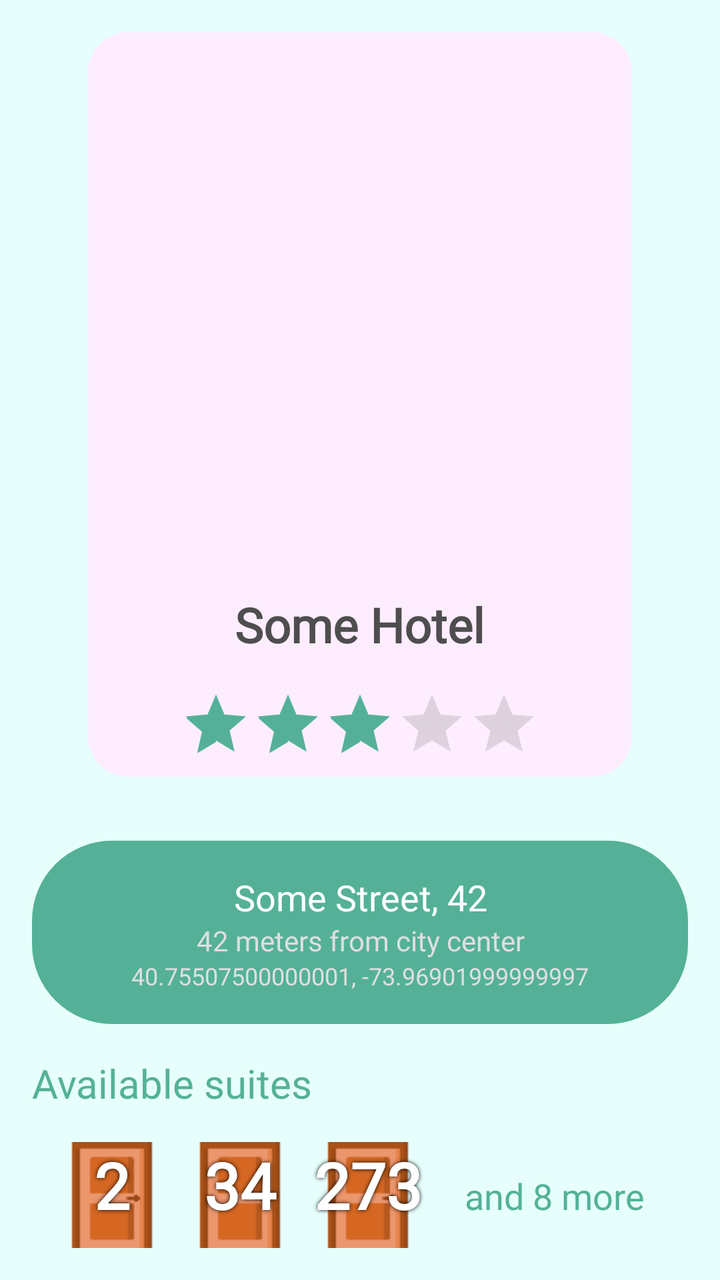
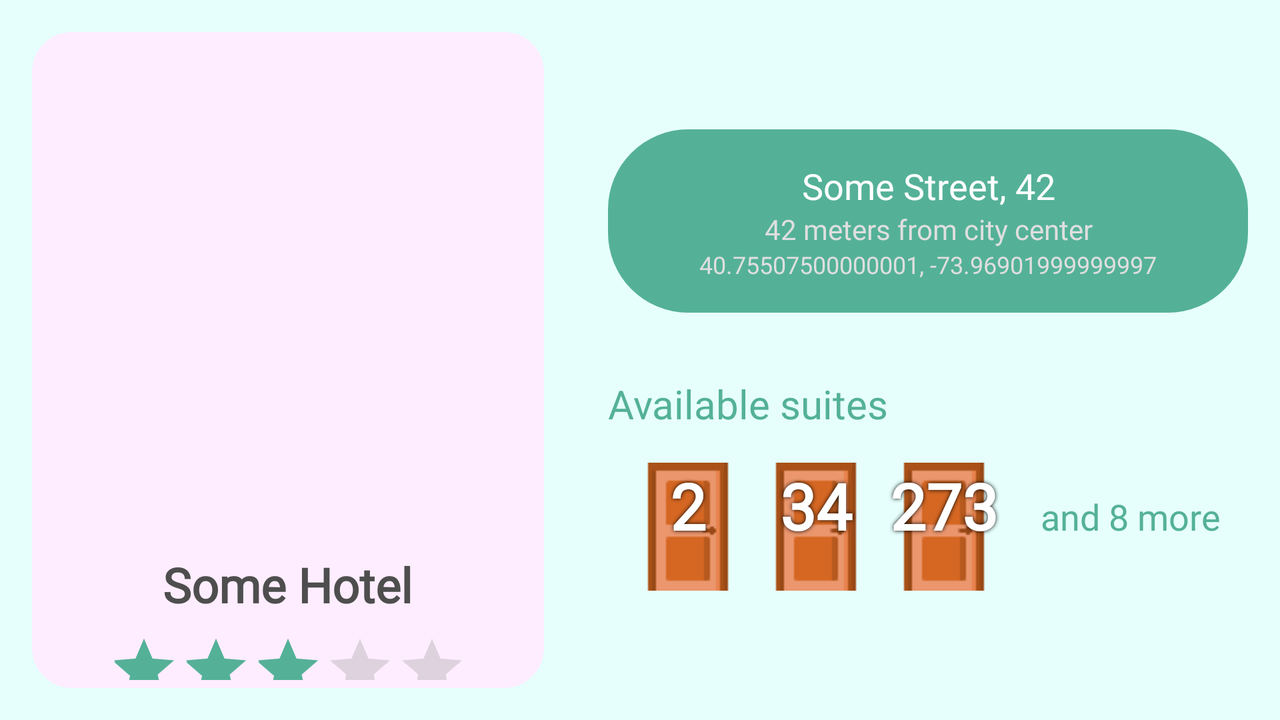

An Android layout and its configuration variant, each rendered on a device that would load it. The default file and the variant file are quoted in full after the pictures.
<!-- AndroidManifest.xml: application theme Theme.Hotels -->
<!-- res/layout/fragment_hotel_details.xml -->
<?xml version="1.0" encoding="utf-8"?>
<LinearLayout xmlns:android="http://schemas.android.com/apk/res/android"
    android:orientation="vertical"
    android:layout_width="match_parent"
    android:layout_height="wrap_content"
    android:background="@color/cyan_background">

    <LinearLayout
        android:orientation="vertical"
        android:layout_gravity="center_horizontal"
        android:background="@drawable/hotel_card"
        android:layout_margin="16dp"
        android:layout_width="wrap_content"
        android:layout_height="wrap_content">

        <ImageView
            android:id="@+id/hotel_image"
            android:layout_width="240dp"
            android:layout_height="240dp"
            android:layout_margin="16dp"
            android:layout_gravity="center_horizontal"
            android:scaleType="centerCrop"
            android:contentDescription="@string/hotel_image_desc" />

        <TextView
            android:id="@+id/hotel_name"
            android:layout_width="wrap_content"
            android:layout_height="wrap_content"
            android:layout_margin="8dp"
            android:layout_gravity="center_horizontal"
            android:textSize="24sp"
            android:textStyle="bold"
            android:textColor="@color/grey_accent"
            android:fontFamily="@font/segoe"
            android:layout_marginBottom="4dp"
            android:text="@string/hotel_name_placeholder"/>

        <RatingBar
            android:id="@+id/hotel_rating"
            android:layout_width="wrap_content"
            android:layout_height="wrap_content"
            android:layout_gravity="center_horizontal"
            android:layout_margin="8dp"
            android:theme="@style/ratingBar"
            android:numStars="5"
            android:stepSize="0.5"
            android:isIndicator="true"
            android:rating="3"
            style="?android:attr/ratingBarStyleIndicator"/>

    </LinearLayout>

    <LinearLayout
        android:orientation="vertical"
        android:layout_margin="16dp"
        android:padding="16dp"
        android:background="@drawable/details_card"
        android:layout_width="match_parent"
        android:layout_height="wrap_content">

        <TextView
            android:id="@+id/hotel_address"
            android:layout_width="match_parent"
            android:layout_height="wrap_content"
            android:textSize="18sp"
            android:textColor="@color/white"
            android:textAlignment="center"
            android:fontFamily="@font/segoe"
            android:text="@string/hotel_address_placeholder"/>

        <TextView
            android:id="@+id/hotel_distance"
            android:layout_width="match_parent"
            android:layout_height="wrap_content"
            android:textSize="14sp"
            android:textColor="@color/light_grey"
            android:textAlignment="center"
            android:fontFamily="@font/segoe"
            android:text="@string/hotel_distance_placeholder"/>

        <TextView
            android:id="@+id/hotel_coordinates"
            android:layout_width="match_parent"
            android:layout_height="wrap_content"
            android:textSize="12sp"
            android:textColor="@color/light_grey"
            android:textAlignment="center"
            android:fontFamily="@font/segoe"
            android:text="@string/some_coordinates"/>

    </LinearLayout>

    <TextView
        android:id="@+id/available_suites_text"
        android:layout_width="wrap_content"
        android:layout_height="wrap_content"
        android:layout_marginHorizontal="16dp"
        android:textColor="@color/cyan"
        android:textSize="20sp"
        android:fontFamily="@font/segoe"
        android:text="@string/available_suites"/>

    <LinearLayout
        android:orientation="horizontal"
        android:layout_width="match_parent"
        android:layout_height="wrap_content"
        android:layout_marginHorizontal="8dp"
        android:padding="16dp">

        <TextView
            android:id="@+id/first_suite"
            android:layout_width="wrap_content"
            android:layout_height="wrap_content"
            android:height="50dp"
            android:width="50dp"
            android:background="@drawable/door"
            android:fontFamily="@font/segoe"
            android:shadowColor="@color/black"
            android:shadowRadius="5"
            android:textAlignment="center"
            android:textColor="@color/white"
            android:textSize="32sp"
            android:textStyle="bold"
            android:text="@string/suite_single_digit"/>

        <TextView
            android:id="@+id/second_suite"
            android:layout_width="wrap_content"
            android:layout_height="wrap_content"
            android:background="@drawable/door"
            android:height="50dp"
            android:width="50dp"
            android:fontFamily="@font/segoe"
            android:shadowColor="@color/black"
            android:shadowRadius="5"
            android:textColor="@color/white"
            android:textStyle="bold"
            android:textSize="32sp"
            android:textAlignment="center"
            android:text="@string/suite_double_digit"/>

        <TextView
            android:id="@+id/third_suite"
            android:layout_width="wrap_content"
            android:layout_height="wrap_content"
            android:background="@drawable/door"
            android:height="50dp"
            android:width="50dp"
            android:fontFamily="@font/segoe"
            android:shadowColor="@color/black"
            android:shadowRadius="5"
            android:textColor="@color/white"
            android:textStyle="bold"
            android:textSize="32sp"
            android:textAlignment="center"
            android:text="@string/suite_triple_digit"/>

        <TextView
            android:id="@+id/more_suits"
            android:layout_width="wrap_content"
            android:layout_height="wrap_content"
            android:layout_marginStart="16dp"
            android:fontFamily="@font/segoe"
            android:textAlignment="center"
            android:textColor="@color/cyan"
            android:textSize="18sp"
            android:text="@string/and_some_more"/>

    </LinearLayout>

</LinearLayout>
<!-- resources referenced by this layout -->
<resources>
  <color name="black">#FF000000</color>
  <color name="cyan">#54B197</color>
  <color name="cyan_background">#E6FFFC</color>
  <color name="grey_accent">#4E4E4E</color>
  <color name="light_grey">#DFDFDF</color>
  <color name="white">#FFFFFFFF</color>
  <!-- drawable details_card (drawable) -->
  <?xml version="1.0" encoding="utf-8"?>
  <shape xmlns:android="http://schemas.android.com/apk/res/android"
      android:shape="rectangle">
      <solid android:color="@color/cyan" />
      <corners android:radius="40dp"/>
  </shape>
  <!-- drawable door: png bitmap (drawable, 482 bytes) -->
  <!-- drawable hotel_card (drawable) -->
  <?xml version="1.0" encoding="utf-8"?>
  <shape xmlns:android="http://schemas.android.com/apk/res/android"
      android:shape="rectangle">
      <solid android:color="@color/pink_accent" />
      <corners android:radius="20dp"/>
  </shape>
  <string name="and_some_more">and 8 more</string>
  <string name="available_suites">Available suites</string>
  <string name="hotel_address_placeholder">Some Street, 42</string>
  <string name="hotel_distance_placeholder">42 meters from city center</string>
  <string name="hotel_image_desc">hotel image</string>
  <string name="hotel_name_placeholder">Some Hotel</string>
  <string name="some_coordinates">40.75507500000001, -73.96901999999997</string>
  <string name="suite_double_digit">34</string>
  <string name="suite_single_digit">2</string>
  <string name="suite_triple_digit">273</string>
  <style name="ratingBar" parent="Theme.AppCompat">
          <item name="colorControlNormal">@color/dark_grey</item>
          <item name="colorControlActivated">@color/cyan</item>
      </style>
  <style name="Theme.Hotels" parent="Base.Theme.Hotels" />
  <color name="pink_accent">#FEEDFF</color>
  <color name="dark_grey">#939393</color>
  <style name="Base.Theme.Hotels" parent="Theme.Material3.DayNight.NoActionBar">
          
          
          <item name="colorPrimary">@color/cyan_background</item>
      </style>
</resources>
<!-- res/layout-land/fragment_hotel_details.xml (the repository's variant of the layout above) -->
<!-- drawn on the phone turned sideways -->
<?xml version="1.0" encoding="utf-8"?>
<LinearLayout xmlns:android="http://schemas.android.com/apk/res/android"
    android:orientation="horizontal"
    android:layout_width="match_parent"
    android:layout_height="wrap_content"
    android:background="@color/cyan_background">

    <LinearLayout
        android:orientation="vertical"
        android:layout_gravity="center"
        android:background="@drawable/hotel_card"
        android:layout_margin="16dp"
        android:layout_width="wrap_content"
        android:layout_height="wrap_content">

        <ImageView
            android:id="@+id/hotel_image"
            android:layout_width="240dp"
            android:layout_height="240dp"
            android:layout_margin="8dp"
            android:layout_gravity="center_horizontal"
            android:scaleType="centerCrop"
            android:contentDescription="@string/hotel_image_desc" />

        <TextView
            android:id="@+id/hotel_name"
            android:layout_width="wrap_content"
            android:layout_height="wrap_content"
            android:layout_margin="4dp"
            android:layout_gravity="center_horizontal"
            android:textSize="24sp"
            android:textStyle="bold"
            android:textColor="@color/grey_accent"
            android:fontFamily="@font/segoe"
            android:layout_marginBottom="4dp"
            android:text="@string/hotel_name_placeholder"/>

        <RatingBar
            android:id="@+id/hotel_rating"
            android:layout_width="wrap_content"
            android:layout_height="wrap_content"
            android:layout_gravity="center_horizontal"
            android:layout_margin="4dp"
            android:theme="@style/ratingBar"
            android:numStars="5"
            android:stepSize="0.5"
            android:isIndicator="true"
            android:rating="3"
            style="?android:attr/ratingBarStyleIndicator"/>

    </LinearLayout>

    <LinearLayout
        android:layout_width="match_parent"
        android:layout_height="wrap_content"
        android:orientation="vertical"
        android:layout_gravity="center">

        <LinearLayout
            android:orientation="vertical"
            android:layout_margin="16dp"
            android:padding="16dp"
            android:background="@drawable/details_card"
            android:layout_width="match_parent"
            android:layout_height="wrap_content">

            <TextView
                android:id="@+id/hotel_address"
                android:layout_width="match_parent"
                android:layout_height="wrap_content"
                android:textSize="18sp"
                android:textColor="@color/white"
                android:textAlignment="center"
                android:fontFamily="@font/segoe"
                android:text="@string/hotel_address_placeholder"/>

            <TextView
                android:id="@+id/hotel_distance"
                android:layout_width="match_parent"
                android:layout_height="wrap_content"
                android:textSize="14sp"
                android:textColor="@color/light_grey"
                android:textAlignment="center"
                android:fontFamily="@font/segoe"
                android:text="@string/hotel_distance_placeholder"/>

            <TextView
                android:id="@+id/hotel_coordinates"
                android:layout_width="match_parent"
                android:layout_height="wrap_content"
                android:textSize="12sp"
                android:textColor="@color/light_grey"
                android:textAlignment="center"
                android:fontFamily="@font/segoe"
                android:text="@string/some_coordinates"/>

        </LinearLayout>

        <TextView
            android:id="@+id/available_suites_text"
            android:layout_width="wrap_content"
            android:layout_height="wrap_content"
            android:layout_marginHorizontal="16dp"
            android:layout_marginTop="16dp"
            android:textColor="@color/cyan"
            android:textSize="20sp"
            android:fontFamily="@font/segoe"
            android:text="@string/available_suites"/>

        <LinearLayout
            android:orientation="horizontal"
            android:layout_width="match_parent"
            android:layout_height="wrap_content"
            android:layout_marginHorizontal="8dp"
            android:padding="16dp">

            <TextView
                android:id="@+id/first_suite"
                android:layout_width="wrap_content"
                android:layout_height="wrap_content"
                android:height="50dp"
                android:width="50dp"
                android:background="@drawable/door"
                android:fontFamily="@font/segoe"
                android:shadowColor="@color/black"
                android:shadowRadius="5"
                android:textAlignment="center"
                android:textColor="@color/white"
                android:textSize="32sp"
                android:textStyle="bold"
                android:text="@string/suite_single_digit"/>

            <TextView
                android:id="@+id/second_suite"
                android:layout_width="wrap_content"
                android:layout_height="wrap_content"
                android:background="@drawable/door"
                android:height="50dp"
                android:width="50dp"
                android:fontFamily="@font/segoe"
                android:shadowColor="@color/black"
                android:shadowRadius="5"
                android:textColor="@color/white"
                android:textStyle="bold"
                android:textSize="32sp"
                android:textAlignment="center"
                android:text="@string/suite_double_digit"/>

            <TextView
                android:id="@+id/third_suite"
                android:layout_width="wrap_content"
                android:layout_height="wrap_content"
                android:background="@drawable/door"
                android:height="50dp"
                android:width="50dp"
                android:fontFamily="@font/segoe"
                android:shadowColor="@color/black"
                android:shadowRadius="5"
                android:textColor="@color/white"
                android:textStyle="bold"
                android:textSize="32sp"
                android:textAlignment="center"
                android:text="@string/suite_triple_digit"/>

            <TextView
                android:id="@+id/more_suits"
                android:layout_width="wrap_content"
                android:layout_height="wrap_content"
                android:layout_marginStart="16dp"
                android:fontFamily="@font/segoe"
                android:textAlignment="center"
                android:textColor="@color/cyan"
                android:textSize="18sp"
                android:text="@string/and_some_more"/>

        </LinearLayout>

    </LinearLayout>



</LinearLayout>
